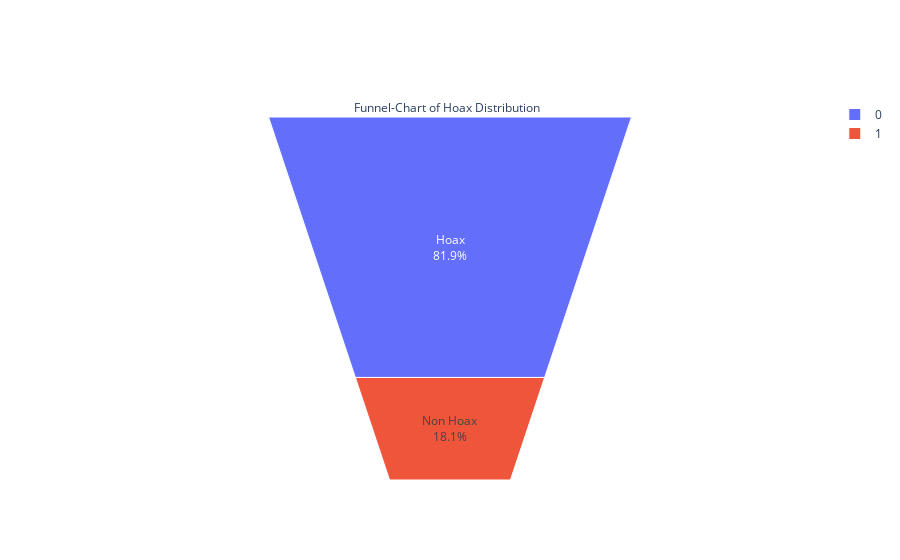

The cell this chart's notebook holds for it:
### Code cell
fig2 = go.Figure(go.Funnelarea(
    text =temp.index,
    values = temp.values,
    title = {"position": "top center", "text": "Funnel-Chart of Hoax Distribution"}
    ))
fig2.show()

### Figure 1 — Plotly figure (JSON) as saved in the notebook; plotly's stock layout.template omitted (floating-point values rounded to 4 significant figures)
{"data": [{"text": ["Hoax", "Non Hoax"], "title": {"position": "top center", "text": "Funnel-Chart of Hoax Distribution \n"}, "type": "funnelarea", "values": [3465, 766]}], "layout": {}}
